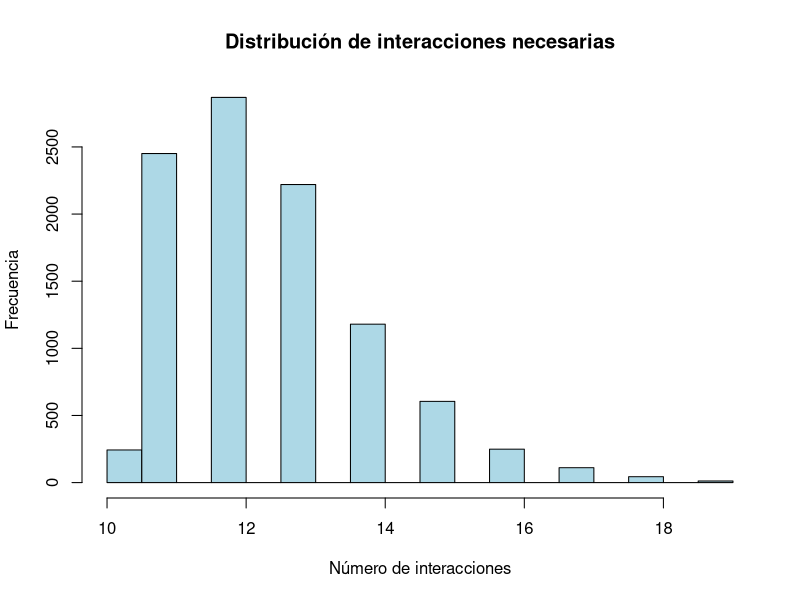

Generate this figure with R:
# Cargar librerías necesarias
if (!require("dplyr")) install.packages("dplyr")
library(dplyr)

# Función para simular una ejecución del modelo
simular_una_vez <- function(total_dulces = 30, objetivo_chupetines = 10, max_iter = 1000) {
  # Generar distribución aleatoria de 30 dulces entre x, y, z
  # Usamos rmultinom para una partición aleatoria uniforme
  dulces_iniciales <- rmultinom(1, size = total_dulces, prob = c(1/3, 1/3, 1/3))
  x <- dulces_iniciales[1]
  y <- dulces_iniciales[2]
  z <- dulces_iniciales[3]
  c <- 0  # chupetines iniciales
  chupetines_producidos <- 0
  interacciones <- 0
  
  while (chupetines_producidos < objetivo_chupetines && interacciones < max_iter) {
    # Regla 1: Si tenemos al menos uno de cada dulce, producimos un chupetín
    if (x > 0 && y > 0 && z > 0) {
      x <- x - 1
      y <- y - 1
      z <- z - 1
      c <- c + 1
      chupetines_producidos <- chupetines_producidos + 1
      interacciones <- interacciones + 1
    }
    # Regla 2: Si no podemos producir, pero tenemos chupetines y algún dulce, reciclamos
    else if (c > 0 && (x > 0 || y > 0 || z > 0)) {
      # Elegir un dulce disponible al azar para consumir
      disponibles <- c()
      if (x > 0) disponibles <- c(disponibles, "x")
      if (y > 0) disponibles <- c(disponibles, "y")
      if (z > 0) disponibles <- c(disponibles, "z")
      
      dulce_usado <- sample(disponibles, 1)
      if (dulce_usado == "x") x <- x - 1
      if (dulce_usado == "y") y <- y - 1
      if (dulce_usado == "z") z <- z - 1
      
      c <- c - 1  # consumir un chupetín
      
      # Generar 4 dulces aleatorios
      nuevos_dulces <- sample(c("x", "y", "z"), size = 4, replace = TRUE)
      x <- x + sum(nuevos_dulces == "x")
      y <- y + sum(nuevos_dulces == "y")
      z <- z + sum(nuevos_dulces == "z")
      
      interacciones <- interacciones + 1
    }
    else {
      # No se puede hacer nada: atascado
      return(NA)
    }
  }
  
  if (chupetines_producidos >= objetivo_chupetines) {
    return(interacciones)
  } else {
    return(NA)
  }
}

# Ejecutar múltiples simulaciones
set.seed(123)  # Para reproducibilidad
n_sim <- 10000
resultados <- replicate(n_sim, simular_una_vez())

# Filtrar solo las simulaciones exitosas
exitosas <- resultados[!is.na(resultados)]
fracaso <- sum(is.na(resultados))

# Mostrar resultados
cat("Simulaciones exitosas:", length(exitosas), "de", n_sim, "\n")
cat("Tasa de éxito:", round(length(exitosas) / n_sim * 100, 2), "%\n\n")

if (length(exitosas) > 0) {
  cat("Estadísticas de interacciones (solo casos exitosos):\n")
  cat("Mínimo:", min(exitosas), "\n")
  cat("Mediana:", median(exitosas), "\n")
  cat("Promedio:", round(mean(exitosas), 2), "\n")
  cat("Máximo:", max(exitosas), "\n")
  
  # Opcional: histograma
  hist(exitosas, breaks = 20, col = "lightblue", 
       main = "Distribución de interacciones necesarias",
       xlab = "Número de interacciones", 
       ylab = "Frecuencia")
}
